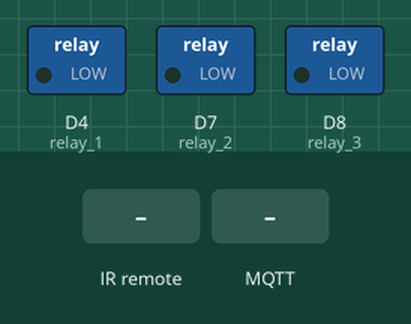
Simulated run of this sketch. Board: ESP8266 (NodeMCU). On the bench: switched loads named in the sketch (green lamp = pin HIGH). The inputs (shaded band) are chosen by the test bench. WiFi joins after 1.5 s; servers stay silent unless stated; random numbers use the default seed unless the sketch sets one; no MQTT or app messages arrive unless stated; what the sketch prints to the serial monitor is not drawn.

Above: at 2.7 s.
2.8 s: infrared code 0xFF30CF received
At 4.0 s:
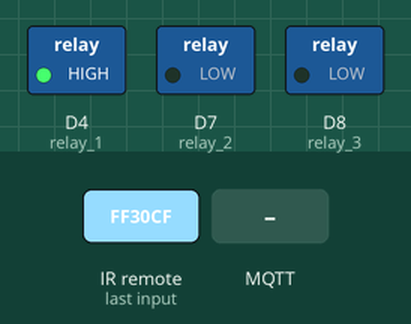
4.3 s: MQTT message "relay_1" arrives on the second subscribed topic
At 5.4 s:
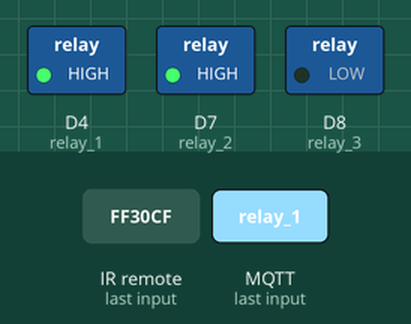
5.8 s: infrared code 0xFF7A85 received
At 6.7 s:
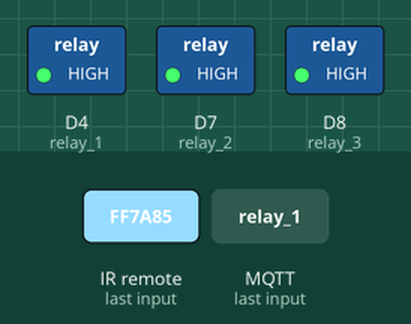
7.3 s: MQTT message "0" arrives on the first subscribed topic
At 8.0 s:
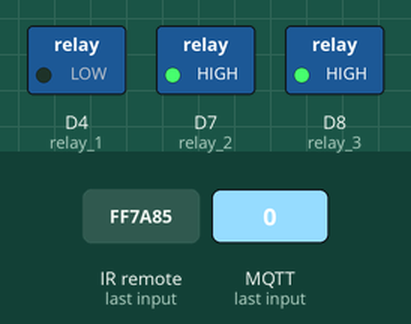
8.8 s: infrared code 0xFF18E7 received
At 9.3 s:
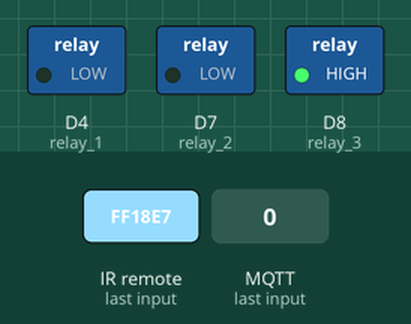
10.3 s: MQTT message "relay_1" arrives on the first subscribed topic
At 11.8 s:
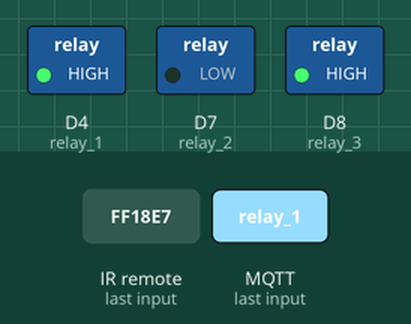
Timing chart, 0 to 12.8 s (numbered marks = the images above; inputs shaded):
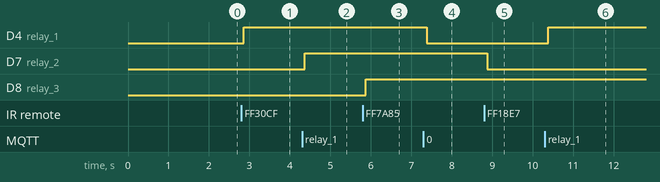

The sketch:

final_year.ino
```cpp
/*Home appliance control with tv remote and web controlled interface*/
/*By Malomo Oluwadamlare Oluwapelumi*/


/* remote librries */
#ifndef UNIT_TEST
#include <Arduino.h>
#endif
#include <IRremoteESP8266.h>
#include <IRrecv.h>
#include <IRutils.h>

/* Library for Mqtt connection */
#include <PubSubClient.h>


/*wiFi libraries*/
#include "ESP8266WiFi.h"

// Wifi network it connecting to
const char* ssid = "Xender_APdb74"; //Enter SSID
const char* password = "password"; //Enter Password

// Online Mqtt Server to connect to
const char* mqtt_server = "broker.mqttdashboard.com";

// An IR detector/demodulator is connected to GPIO pin 14(D5 on a NodeMCU
// board).
const uint16_t kRecvPin = D3;

IRrecv irrecv(kRecvPin);

decode_results results;

WiFiClient espClient;
PubSubClient client(espClient);

#define button_1 0xFF30CF
#define button_2 0xFF18E7
#define button_3 0xFF7A85
#define button_4 0xFF10EF
#define button_5 0xFF38C7
#define button_6 0xFF5AA5
#define button_7 0xFF42BD
#define button_8 0xFF4AB5
#define button_9 0xFF52AD

#define relay_1 D4
#define relay_2 D7
#define relay_3 D8

uint32_t Previous;

/* Function to handle messages that arrived from mqtt broker */
void messageArrived(char* topic, byte* payload, unsigned int length, unsigned int pin) {
  Serial.print("Message arrived [");
    Serial.print(topic);
    Serial.print("] ");
    for (int i = 0; i < length; i++) {
      char state = (char)payload[i];
      if (state == '0') {
        digitalWrite(pin, LOW);   // Turn the LED on (Note that LOW is the voltage level
        Serial.println("LED off");
        Serial.println(digitalRead(pin));
       }
       else if(state == '1') {
        digitalWrite(pin, HIGH);  // Turn the LED off by making the voltage HIGH
        Serial.println("LED on");
        Serial.println(digitalRead(pin));
       }
      }
}

/* Mqtt callback function once connected successfully */
void callback(char* topic, byte* payload, unsigned int length) {
  if(strcmp(topic,"relay_1") == 0) {
    messageArrived(topic, payload, length, D4);
   }
   if(strcmp(topic,"relay_2") == 0) {
    messageArrived(topic, payload, length, D7);
   }
   if(strcmp(topic,"relay_3") == 0) {
    messageArrived(topic, payload, length, D8);
   }
  Serial.println();

}

/* Function to reconnect to mqtt broker if not connected */
void reconnect() {
  // Loop until we're reconnected
  while (!client.connected()) {
    remoteControl();
    Serial.print("Attempting MQTT connection...");
    // Create a random client ID
    String clientId = "ESP8266Client-";
    clientId += String(random(0xffff), HEX);
    // Attempt to connect
    if (client.connect(clientId.c_str())) {
      Serial.println("connected");
      // Once connected, publish an announcement...
      //client.publish("relay_1", "0", true);
      //client.publish("relay_2", "0", true);
      //client.publish("relay_3", "0", true);
      // ... and resubscribe
      client.subscribe("relay_1");
      client.subscribe("relay_2");
      client.subscribe("relay_3");
    } else {
      Serial.print("failed, rc=");
      Serial.print(client.state());
      Serial.println(" try again in 5 seconds");
      // Wait 5 seconds before retrying
      delay(5000);
    }
  }
}

/* Function for controlling switches with remote */
void remoteControl() {
 if (irrecv.decode(&results)) {
    // print() & println() can't handle printing long longs. (uint64_t)
    if(results.value == 0xFFFFFFFF) {
       results.value = Previous;
    }
    switch (results.value){
      // button 1 on remote should toggle switch 1
      case button_1 :
        if(digitalRead(relay_1) == 0) {
          digitalWrite(relay_1, HIGH);
          client.publish("relay_1", "1", true);
        }
        else {
          digitalWrite(relay_1, LOW);
          client.publish("relay_1", "0", true);
        }
        break;

      // button 2 on remote should toggle switch 2
      case button_2 :
        if(digitalRead(relay_2) == 0) {
          digitalWrite(relay_2, HIGH);
          client.publish("relay_2", "1", true);
        }
        else {
          digitalWrite(relay_2, LOW);
          client.publish("relay_2", "0", true);
        }
        break;

      // button 3 on remote should toggle switch 3
      case button_3 :
        if(digitalRead(relay_3) == 0) {
          digitalWrite(relay_3, HIGH);
          client.publish("relay_3", "1", true);
        }
        else {
          digitalWrite(relay_3, LOW);
          client.publish("relay_3", "0", true);
        }
        break;

      case button_4 :
        digitalWrite(relay_1, HIGH);
        digitalWrite(relay_2, HIGH);
        digitalWrite(relay_3, HIGH);
        client.publish("relay_1", "1", true);
        client.publish("relay_2", "1", true);
        client.publish("relay_3", "1", true);
        break;
      case button_5 :
        digitalWrite(relay_1, LOW);
        digitalWrite(relay_2, LOW);
        digitalWrite(relay_3, LOW);
        client.publish("relay_1", "0", true);
        client.publish("relay_2", "0", true);
        client.publish("relay_3", "0", true);
        break;
    }
    serialPrintUint64(results.value, HEX);
    Serial.println("");
    irrecv.resume();  // Receive the next value
  }

}

void setup() {
  // Setting pins
  pinMode(D3, INPUT);
  pinMode(relay_1, OUTPUT);
  pinMode(relay_2, OUTPUT);
  pinMode(relay_3, OUTPUT);

  // writing pins
  digitalWrite(relay_1, LOW);
  digitalWrite(relay_2, LOW);
  digitalWrite(relay_3, LOW);

  Serial.begin(115200);

  while (!Serial)  // Wait for the serial connection to be establised.
    delay(50);
  Serial.println("Setting up Ir remote");
  irrecv.enableIRIn();  // Start the receiver
  Serial.println();
  Serial.print("IRrecvDemo is now running and waiting for IR message on Pin ");
  Serial.println(kRecvPin);

  // Setting up wifi
  WiFi.begin(ssid, password);
  while (WiFi.status() != WL_CONNECTED)
  {
     remoteControl();
     delay(500);
     Serial.print("*");
  }
  Serial.println("");
  Serial.println("WiFi connection Successful");
  Serial.print("The IP Address of Switching system is: ");
  Serial.print(WiFi.localIP());// Print the IP address

  // Connect to Mqtt broker
  client.setServer(mqtt_server, 1883);
  client.setCallback(callback);
}

void loop() {
  // publishStates();
  remoteControl();
  if (!client.connected()) {
    reconnect();
  }
  client.loop();
  delay(100);
}
```

Measured:
- after the input at 2.8 s, D4 (relay_1): LOW → HIGH after 0.06 s
- after the input at 4.3 s, D7 (relay_2): LOW → HIGH after 0.07 s
- after the input at 5.8 s, D8 (relay_3): LOW → HIGH after 0.07 s
- after the input at 7.3 s, D4 (relay_1): HIGH → LOW after 0.08 s
- after the input at 8.8 s, D7 (relay_2): HIGH → LOW after 0.08 s
- after the input at 10.3 s, D4 (relay_1): LOW → HIGH after 0.09 s
